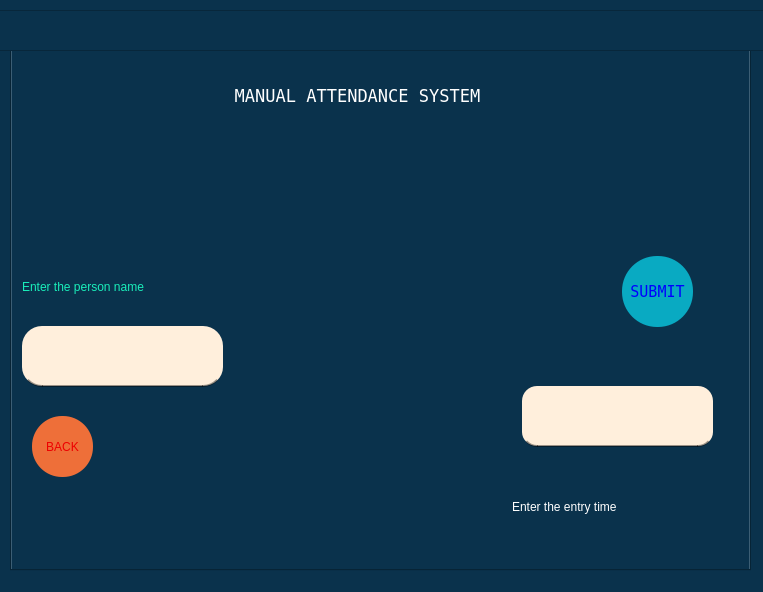
<?xml version="1.0" encoding="UTF-8"?>
<ui version="4.0">
 <class>MainWindow</class>
 <widget class="QMainWindow" name="MainWindow">
  <property name="geometry">
   <rect>
    <x>0</x>
    <y>0</y>
    <width>763</width>
    <height>592</height>
   </rect>
  </property>
  <property name="windowTitle">
   <string>MainWindow</string>
  </property>
  <property name="styleSheet">
   <string notr="true">background-color: rgb(10, 50, 76);</string>
  </property>
  <widget class="QWidget" name="centralwidget">
   <widget class="QTabWidget" name="tabWidget">
    <property name="geometry">
     <rect>
      <x>10</x>
      <y>10</y>
      <width>741</width>
      <height>561</height>
     </rect>
    </property>
    <property name="tabShape">
     <enum>QTabWidget::Rounded</enum>
    </property>
    <property name="currentIndex">
     <number>4</number>
    </property>
    <widget class="QWidget" name="tab">
     <attribute name="title">
      <string>Login</string>
     </attribute>
     <widget class="QLabel" name="label">
      <property name="geometry">
       <rect>
        <x>390</x>
        <y>30</y>
        <width>351</width>
        <height>421</height>
       </rect>
      </property>
      <property name="text">
       <string/>
      </property>
      <property name="pixmap">
       <pixmap>face-recognition-background-facial-concept-d-technology-136925229.webp</pixmap>
      </property>
      <property name="scaledContents">
       <bool>true</bool>
      </property>
     </widget>
     <widget class="QLabel" name="LOGININFO">
      <property name="geometry">
       <rect>
        <x>20</x>
        <y>110</y>
        <width>361</width>
        <height>51</height>
       </rect>
      </property>
      <property name="styleSheet">
       <string notr="true">color: rgb(2, 255, 200);
font: 11pt &quot;Terminal&quot;;
background-color: rgba(255, 255, 255, 0);</string>
      </property>
      <property name="text">
       <string/>
      </property>
      <property name="alignment">
       <set>Qt::AlignCenter</set>
      </property>
      <property name="wordWrap">
       <bool>true</bool>
      </property>
     </widget>
     <widget class="QLabel" name="label_3">
      <property name="geometry">
       <rect>
        <x>20</x>
        <y>170</y>
        <width>361</width>
        <height>61</height>
       </rect>
      </property>
      <property name="styleSheet">
       <string notr="true">color: rgb(2, 255, 200);
font: 11pt &quot;Terminal&quot;;
background-color: rgba(255, 255, 255, 0);</string>
      </property>
      <property name="text">
       <string>Enter the password</string>
      </property>
      <property name="alignment">
       <set>Qt::AlignCenter</set>
      </property>
      <property name="wordWrap">
       <bool>true</bool>
      </property>
     </widget>
     <widget class="QLineEdit" name="PASSWORD">
      <property name="geometry">
       <rect>
        <x>20</x>
        <y>220</y>
        <width>361</width>
        <height>61</height>
       </rect>
      </property>
      <property name="styleSheet">
       <string notr="true">QLineEdit#PASSWORD{
	background-color: rgb(10, 50, 76);
	border-radius:20px;
	border-bottom:2px solid rgba(0,0,0,100);
	padding:10px;
	font: 11pt &quot;Terminal&quot;;
	color: rgb(2, 255, 200);
}

QLineEdit#PASSWORD:hover{
	background-color: rgb(10, 60, 76);
	color: rgb(20, 255, 200);
}</string>
      </property>
      <property name="echoMode">
       <enum>QLineEdit::Password</enum>
      </property>
     </widget>
     <widget class="QPushButton" name="LOGINBUTTON">
      <property name="geometry">
       <rect>
        <x>20</x>
        <y>350</y>
        <width>161</width>
        <height>101</height>
       </rect>
      </property>
      <property name="styleSheet">
       <string notr="true">QPushButton#LOGINBUTTON{
	border-radius:20px;
	border-bottom:2px solid rgba(0,0,0,100);
	color: rgb(2, 255, 200);
	font: 11pt &quot;Terminal&quot;;
	padding:10px;
}

QPushButton#LOGINBUTTON:hover{
	color: rgb(2, 255, 200);
	background-color: rgb(10, 80, 76);
}</string>
      </property>
      <property name="text">
       <string>Login</string>
      </property>
     </widget>
     <widget class="QPushButton" name="CLOSEBUTTON">
      <property name="geometry">
       <rect>
        <x>220</x>
        <y>350</y>
        <width>161</width>
        <height>101</height>
       </rect>
      </property>
      <property name="mouseTracking">
       <bool>true</bool>
      </property>
      <property name="styleSheet">
       <string notr="true">QPushButton#CLOSEBUTTON{
	border-radius:20px;
	border-bottom:2px solid rgba(0,0,0,100);
	color: rgb(2, 255, 200);
	font: 11pt &quot;Terminal&quot;;
	padding:10px;
}

QPushButton#CLOSEBUTTON:hover{
	color: rgb(2, 255, 200);
	background-color: rgb(10, 80, 76);
}</string>
      </property>
      <property name="text">
       <string>Close</string>
      </property>
     </widget>
     <widget class="QLabel" name="label_2">
      <property name="geometry">
       <rect>
        <x>20</x>
        <y>20</y>
        <width>361</width>
        <height>61</height>
       </rect>
      </property>
      <property name="styleSheet">
       <string notr="true">color: rgb(2, 255, 200);
font: 11pt &quot;Terminal&quot;;
background-color: rgba(255, 255, 255, 0);</string>
      </property>
      <property name="text">
       <string>AI based real time employee recognition and attendance management Login System</string>
      </property>
      <property name="alignment">
       <set>Qt::AlignCenter</set>
      </property>
      <property name="wordWrap">
       <bool>true</bool>
      </property>
     </widget>
    </widget>
    <widget class="QWidget" name="tab_2">
     <attribute name="title">
      <string>Mainform</string>
     </attribute>
     <widget class="QLabel" name="label_4">
      <property name="geometry">
       <rect>
        <x>350</x>
        <y>30</y>
        <width>381</width>
        <height>471</height>
       </rect>
      </property>
      <property name="text">
       <string/>
      </property>
      <property name="pixmap">
       <pixmap>biometric-person-identification-facial-recognition-concept-futuristic-low-polygonal-human-face-vector (1).jpg</pixmap>
      </property>
      <property name="scaledContents">
       <bool>true</bool>
      </property>
      <property name="alignment">
       <set>Qt::AlignCenter</set>
      </property>
     </widget>
     <widget class="QPushButton" name="TRAINLINK1">
      <property name="geometry">
       <rect>
        <x>30</x>
        <y>40</y>
        <width>311</width>
        <height>91</height>
       </rect>
      </property>
      <property name="styleSheet">
       <string notr="true">QPushButton#TRAINLINK1{
	border-radius:20px;
	border-bottom:2px solid rgba(0,0,0,100);
	color: rgb(2, 255, 200);
	font: 11pt &quot;Terminal&quot;;
	padding:10px;
}

QPushButton#TRAINLINK1:hover{
	color: rgb(2, 255, 200);
	background-color: rgb(10, 80, 76);
}</string>
      </property>
      <property name="text">
       <string>TRAIN USER   🔒</string>
      </property>
     </widget>
     <widget class="QPushButton" name="REPORTSLINK1">
      <property name="geometry">
       <rect>
        <x>30</x>
        <y>280</y>
        <width>311</width>
        <height>91</height>
       </rect>
      </property>
      <property name="styleSheet">
       <string notr="true">QPushButton#REPORTSLINK1{
	border-radius:20px;
	border-bottom:2px solid rgba(0,0,0,100);
	color: rgb(2, 255, 200);
	font: 11pt &quot;Terminal&quot;;
	padding:10px;
}

QPushButton#REPORTSLINK1:hover{
	color: rgb(2, 255, 200);
	background-color: rgb(10, 80, 76);
}</string>
      </property>
      <property name="text">
       <string>REPORTS</string>
      </property>
     </widget>
     <widget class="QPushButton" name="ATTLINK1">
      <property name="geometry">
       <rect>
        <x>30</x>
        <y>160</y>
        <width>311</width>
        <height>91</height>
       </rect>
      </property>
      <property name="styleSheet">
       <string notr="true">QPushButton#ATTLINK1{
	border-radius:20px;
	border-bottom:2px solid rgba(0,0,0,100);
	color: rgb(2, 255, 200);
	font: 11pt &quot;Terminal&quot;;
	padding:10px;
}

QPushButton#ATTLINK1:hover{
	color: rgb(2, 255, 200);
	background-color: rgb(10, 80, 76);
}</string>
      </property>
      <property name="text">
       <string>ATTENDANCE ENTRY</string>
      </property>
     </widget>
     <widget class="QPushButton" name="LOGOUTBUTTON">
      <property name="geometry">
       <rect>
        <x>30</x>
        <y>410</y>
        <width>311</width>
        <height>91</height>
       </rect>
      </property>
      <property name="styleSheet">
       <string notr="true">QPushButton#LOGOUTBUTTON{
	border-radius:20px;
	border-bottom:2px solid rgba(0,0,0,100);
	color: rgb(2, 255, 200);
	font: 11pt &quot;Terminal&quot;;
	padding:10px;
}

QPushButton#LOGOUTBUTTON:hover{
	color: rgb(2, 255, 200);
	background-color: rgb(10, 80, 76);
}</string>
      </property>
      <property name="text">
       <string>LOGOUT</string>
      </property>
     </widget>
    </widget>
    <widget class="QWidget" name="tab_6">
     <attribute name="title">
      <string>Page</string>
     </attribute>
     <widget class="QPushButton" name="CLOSEBUTTON_2">
      <property name="enabled">
       <bool>true</bool>
      </property>
      <property name="geometry">
       <rect>
        <x>590</x>
        <y>400</y>
        <width>131</width>
        <height>91</height>
       </rect>
      </property>
      <property name="font">
       <font>
        <family>Terminal</family>
        <pointsize>11</pointsize>
        <weight>50</weight>
        <italic>false</italic>
        <bold>false</bold>
       </font>
      </property>
      <property name="mouseTracking">
       <bool>true</bool>
      </property>
      <property name="tabletTracking">
       <bool>true</bool>
      </property>
      <property name="styleSheet">
       <string notr="true">QPushButton#CLOSEBUTTON_2{
	font: 75 8pt &quot;MS Sans Serif&quot;;
	border-radius:10px;
	border-bottom:2px solid rgba(0,0,0,100);
	color: rgb(255, 255, 255);
	font: 11pt &quot;Terminal&quot;;
	padding:10px;
}

QPushButton#CLOSEBUTTON_2:hover{
	color: rgb(170, 170, 170);
	background-color: rgb(10, 75, 128);
}</string>
      </property>
      <property name="text">
       <string>Go Back</string>
      </property>
      <property name="default">
       <bool>false</bool>
      </property>
     </widget>
     <widget class="QPushButton" name="LOGINBUTTON_2">
      <property name="geometry">
       <rect>
        <x>430</x>
        <y>400</y>
        <width>131</width>
        <height>91</height>
       </rect>
      </property>
      <property name="font">
       <font>
        <family>Terminal</family>
        <pointsize>11</pointsize>
        <weight>50</weight>
        <italic>false</italic>
        <bold>false</bold>
       </font>
      </property>
      <property name="cursor">
       <cursorShape>ArrowCursor</cursorShape>
      </property>
      <property name="autoFillBackground">
       <bool>false</bool>
      </property>
      <property name="styleSheet">
       <string notr="true">QPushButton#LOGINBUTTON_2{
	font: 75 8pt &quot;MS Sans Serif&quot;;
	border-radius:10px;
	border-bottom:2px solid rgba(0,0,0,100);
	color: rgb(255, 255, 255);
	font: 11pt &quot;Terminal&quot;;
	padding:10px;
}

QPushButton#LOGINBUTTON_2:hover{
	color: rgb(255, 253, 46);
	background-color: rgb(10, 75, 128);
}</string>
      </property>
      <property name="text">
       <string>Enter</string>
      </property>
     </widget>
     <widget class="QLabel" name="label_16">
      <property name="geometry">
       <rect>
        <x>-80</x>
        <y>20</y>
        <width>821</width>
        <height>511</height>
       </rect>
      </property>
      <property name="frameShape">
       <enum>QFrame::WinPanel</enum>
      </property>
      <property name="frameShadow">
       <enum>QFrame::Plain</enum>
      </property>
      <property name="lineWidth">
       <number>1</number>
      </property>
      <property name="text">
       <string/>
      </property>
      <property name="pixmap">
       <pixmap>88060Learn-Facial-Recognition-scaled.jpg</pixmap>
      </property>
      <property name="scaledContents">
       <bool>true</bool>
      </property>
      <property name="alignment">
       <set>Qt::AlignCenter</set>
      </property>
     </widget>
     <widget class="QLineEdit" name="PASSWORD_2">
      <property name="geometry">
       <rect>
        <x>430</x>
        <y>320</y>
        <width>291</width>
        <height>61</height>
       </rect>
      </property>
      <property name="styleSheet">
       <string notr="true">QLineEdit#PASSWORD_2{
	background-color: rgb(9, 49, 74);
	border-radius:5px;
	border-bottom:2px solid rgba(0,0,0,100);
	padding:10px;
	font: 11pt &quot;Terminal&quot;;
	color: rgb(2, 255, 200);
}

QLineEdit#PASSWORD_2:hover{
	background-color: rgb(10, 75, 128);
	color: rgb(170, 170, 170);
}</string>
      </property>
      <property name="echoMode">
       <enum>QLineEdit::Password</enum>
      </property>
     </widget>
     <widget class="QLabel" name="label_17">
      <property name="geometry">
       <rect>
        <x>490</x>
        <y>30</y>
        <width>201</width>
        <height>20</height>
       </rect>
      </property>
      <property name="styleSheet">
       <string notr="true">color: rgb(255, 255, 255);
font: 11pt &quot;Terminal&quot;;
background-color: rgba(255, 255, 255, 0);</string>
      </property>
      <property name="text">
       <string>REGISTER USER LOGIN</string>
      </property>
      <property name="alignment">
       <set>Qt::AlignCenter</set>
      </property>
      <property name="wordWrap">
       <bool>true</bool>
      </property>
     </widget>
     <widget class="QLabel" name="label_18">
      <property name="geometry">
       <rect>
        <x>470</x>
        <y>280</y>
        <width>221</width>
        <height>41</height>
       </rect>
      </property>
      <property name="styleSheet">
       <string notr="true">color: rgb(255, 255, 255);
font: 11pt &quot;Terminal&quot;;
background-color: rgba(255, 255, 255, 0);</string>
      </property>
      <property name="text">
       <string>Enter the password</string>
      </property>
      <property name="alignment">
       <set>Qt::AlignCenter</set>
      </property>
      <property name="wordWrap">
       <bool>true</bool>
      </property>
     </widget>
     <widget class="QLabel" name="LOGININFO_2">
      <property name="geometry">
       <rect>
        <x>430</x>
        <y>140</y>
        <width>211</width>
        <height>41</height>
       </rect>
      </property>
      <property name="font">
       <font>
        <family>Terminal</family>
        <pointsize>100</pointsize>
        <weight>50</weight>
        <italic>false</italic>
        <bold>false</bold>
       </font>
      </property>
      <property name="cursor">
       <cursorShape>ArrowCursor</cursorShape>
      </property>
      <property name="styleSheet">
       <string notr="true">color: rgb(195, 0, 0);
font: 100pt &quot;Terminal&quot;;
background-color: rgba(255, 255, 255, 0);</string>
      </property>
      <property name="text">
       <string/>
      </property>
      <property name="alignment">
       <set>Qt::AlignCenter</set>
      </property>
      <property name="wordWrap">
       <bool>true</bool>
      </property>
     </widget>
     <zorder>label_16</zorder>
     <zorder>CLOSEBUTTON_2</zorder>
     <zorder>LOGINBUTTON_2</zorder>
     <zorder>PASSWORD_2</zorder>
     <zorder>label_17</zorder>
     <zorder>label_18</zorder>
     <zorder>LOGININFO_2</zorder>
    </widget>
    <widget class="QWidget" name="tab_5">
     <attribute name="title">
      <string>Training</string>
     </attribute>
     <widget class="QLabel" name="label_5">
      <property name="geometry">
       <rect>
        <x>340</x>
        <y>0</y>
        <width>401</width>
        <height>481</height>
       </rect>
      </property>
      <property name="text">
       <string/>
      </property>
      <property name="pixmap">
       <pixmap>88060Learn-Facial-Recognition-scaled.jpg</pixmap>
      </property>
      <property name="scaledContents">
       <bool>true</bool>
      </property>
      <property name="alignment">
       <set>Qt::AlignCenter</set>
      </property>
     </widget>
     <widget class="QLabel" name="label_6">
      <property name="geometry">
       <rect>
        <x>0</x>
        <y>20</y>
        <width>361</width>
        <height>61</height>
       </rect>
      </property>
      <property name="styleSheet">
       <string notr="true">color: rgb(2, 255, 200);
font: 11pt &quot;Terminal&quot;;
background-color: rgba(255, 255, 255, 0);</string>
      </property>
      <property name="text">
       <string>TRAINING PROCESS</string>
      </property>
      <property name="alignment">
       <set>Qt::AlignCenter</set>
      </property>
      <property name="wordWrap">
       <bool>true</bool>
      </property>
     </widget>
     <widget class="QLineEdit" name="traineeName">
      <property name="geometry">
       <rect>
        <x>10</x>
        <y>130</y>
        <width>311</width>
        <height>61</height>
       </rect>
      </property>
      <property name="styleSheet">
       <string notr="true">QLineEdit#traineeName{
	background-color: rgb(10, 50, 76);
	border-radius:20px;
	border-bottom:2px solid rgba(0,0,0,100);
	padding:10px;
	font: 11pt &quot;Terminal&quot;;
	color: rgb(2, 255, 200);
}

QLineEdit#traineeName:hover{
	background-color: rgb(10, 60, 76);
	color: rgb(20, 255, 200);
}</string>
      </property>
      <property name="echoMode">
       <enum>QLineEdit::Normal</enum>
      </property>
     </widget>
     <widget class="QLabel" name="label_7">
      <property name="geometry">
       <rect>
        <x>20</x>
        <y>80</y>
        <width>361</width>
        <height>61</height>
       </rect>
      </property>
      <property name="styleSheet">
       <string notr="true">color: rgb(2, 255, 200);
font: 11pt &quot;Terminal&quot;;
background-color: rgba(255, 255, 255, 0);</string>
      </property>
      <property name="text">
       <string>Enter the person name</string>
      </property>
      <property name="wordWrap">
       <bool>true</bool>
      </property>
     </widget>
     <widget class="QLabel" name="label_8">
      <property name="geometry">
       <rect>
        <x>10</x>
        <y>220</y>
        <width>361</width>
        <height>61</height>
       </rect>
      </property>
      <property name="styleSheet">
       <string notr="true">color: rgb(2, 255, 200);
font: 11pt &quot;Terminal&quot;;
background-color: rgba(255, 255, 255, 0);</string>
      </property>
      <property name="text">
       <string>Training capture counts</string>
      </property>
      <property name="wordWrap">
       <bool>true</bool>
      </property>
     </widget>
     <widget class="QLineEdit" name="trainingCount">
      <property name="geometry">
       <rect>
        <x>10</x>
        <y>270</y>
        <width>311</width>
        <height>61</height>
       </rect>
      </property>
      <property name="styleSheet">
       <string notr="true">QLineEdit#trainingCount{
	background-color: rgb(10, 50, 76);
	border-radius:20px;
	border-bottom:2px solid rgba(0,0,0,100);
	padding:10px;
	font: 11pt &quot;Terminal&quot;;
	color: rgb(2, 255, 200);
}

QLineEdit#trainingCount:hover{
	background-color: rgb(10, 60, 76);
	color: rgb(20, 255, 200);
}</string>
      </property>
      <property name="text">
       <string>100</string>
      </property>
      <property name="echoMode">
       <enum>QLineEdit::Normal</enum>
      </property>
     </widget>
     <widget class="QPushButton" name="TRAININGBUTTON">
      <property name="geometry">
       <rect>
        <x>10</x>
        <y>390</y>
        <width>131</width>
        <height>101</height>
       </rect>
      </property>
      <property name="styleSheet">
       <string notr="true">QPushButton#TRAININGBUTTON{
	border-radius:20px;
	border-bottom:2px solid rgba(0,0,0,100);
	color: rgb(2, 255, 200);
	font: 11pt &quot;Terminal&quot;;
	padding:10px;
}

QPushButton#TRAININGBUTTON:hover{
	color: rgb(2, 255, 200);
	background-color: rgb(10, 80, 76);
}</string>
      </property>
      <property name="text">
       <string>TRAIN</string>
      </property>
     </widget>
     <widget class="QPushButton" name="TRAININGBACKBUTTON">
      <property name="geometry">
       <rect>
        <x>180</x>
        <y>390</y>
        <width>131</width>
        <height>101</height>
       </rect>
      </property>
      <property name="whatsThis">
       <string>Turn Off Alarm</string>
      </property>
      <property name="styleSheet">
       <string notr="true">QPushButton#TRAININGBACKBUTTON{
	border-radius:20px;
	border-bottom:2px solid rgba(0,0,0,100);
	color: rgb(2, 255, 200);
	font: 11pt &quot;Terminal&quot;;
	padding:10px;
}

QPushButton#TRAININGBACKBUTTON:hover{
	color: rgb(2, 255, 200);
	background-color: rgb(10, 80, 76);
}</string>
      </property>
      <property name="text">
       <string>GO BACK</string>
      </property>
     </widget>
     <widget class="QPushButton" name="pushButton">
      <property name="geometry">
       <rect>
        <x>30</x>
        <y>30</y>
        <width>41</width>
        <height>41</height>
       </rect>
      </property>
      <property name="mouseTracking">
       <bool>true</bool>
      </property>
      <property name="toolTip">
       <string>Alarm Off</string>
      </property>
      <property name="statusTip">
       <string/>
      </property>
      <property name="whatsThis">
       <string/>
      </property>
      <property name="accessibleName">
       <string/>
      </property>
      <property name="accessibleDescription">
       <string/>
      </property>
      <property name="autoFillBackground">
       <bool>false</bool>
      </property>
      <property name="styleSheet">
       <string notr="true">QPushButton#pushButton{
	border-radius:20px;
	border-bottom:2px solid rgba(0,0,0,100);
	color: rgb(255, 255, 0);
	font: 10pt &quot;Terminal&quot;;
	padding:10px;
}

QPushButton#pushButton:hover{
	color: rgb(255, 255, 20);
	background-color: rgb(255, 0, 76);

}</string>
      </property>
      <property name="text">
       <string>🔕</string>
      </property>
      <property name="checkable">
       <bool>false</bool>
      </property>
      <property name="default">
       <bool>false</bool>
      </property>
      <property name="flat">
       <bool>false</bool>
      </property>
     </widget>
     <widget class="QPushButton" name="pushButton_2">
      <property name="geometry">
       <rect>
        <x>280</x>
        <y>30</y>
        <width>41</width>
        <height>41</height>
       </rect>
      </property>
      <property name="mouseTracking">
       <bool>true</bool>
      </property>
      <property name="toolTip">
       <string>Manual Attendance</string>
      </property>
      <property name="autoFillBackground">
       <bool>false</bool>
      </property>
      <property name="styleSheet">
       <string notr="true">QPushButton#pushButton_2{
	color: rgb(102, 0, 204);
	border-radius:20px;
	border-bottom:2px solid rgba(0,0,0,100);
	color: rgb(255rgb(183, 0, 255)rgb(170, 0, 255), 255, 0);
	color: rgb(225, 115, 0);
	font: 10pt &quot;Terminal&quot;;
	padding:10px;
}

QPushButton#pushButton_2:hover{
	color: rgb(34, 255, 20);
	background-color: rgb(0, 145, 255);
}</string>
      </property>
      <property name="text">
       <string>📝</string>
      </property>
      <property name="default">
       <bool>false</bool>
      </property>
      <property name="flat">
       <bool>false</bool>
      </property>
     </widget>
    </widget>
    <widget class="QWidget" name="tab_7">
     <attribute name="title">
      <string>Page</string>
     </attribute>
     <widget class="QLabel" name="label_19">
      <property name="geometry">
       <rect>
        <x>-50</x>
        <y>50</y>
        <width>791</width>
        <height>461</height>
       </rect>
      </property>
      <property name="font">
       <font>
        <family>Times New Roman</family>
        <pointsize>16</pointsize>
        <weight>75</weight>
        <bold>true</bold>
       </font>
      </property>
      <property name="cursor">
       <cursorShape>ArrowCursor</cursorShape>
      </property>
      <property name="focusPolicy">
       <enum>Qt::NoFocus</enum>
      </property>
      <property name="autoFillBackground">
       <bool>true</bool>
      </property>
      <property name="frameShape">
       <enum>QFrame::NoFrame</enum>
      </property>
      <property name="text">
       <string/>
      </property>
      <property name="pixmap">
       <pixmap>Attendance-Management-Manual-vs-Automation-Making-the-Right-Choice.webp</pixmap>
      </property>
      <property name="scaledContents">
       <bool>true</bool>
      </property>
      <property name="alignment">
       <set>Qt::AlignCenter</set>
      </property>
     </widget>
     <widget class="QLineEdit" name="PASSWORD_3">
      <property name="geometry">
       <rect>
        <x>10</x>
        <y>290</y>
        <width>201</width>
        <height>61</height>
       </rect>
      </property>
      <property name="mouseTracking">
       <bool>false</bool>
      </property>
      <property name="styleSheet">
       <string notr="true">QLineEdit#PASSWORD_3{
	background-color: rgb(255, 239, 220);
	border-radius:20px;
	border-bottom:2px solid rgba(0,0,0,100);
	padding:10px;
	font: 11pt &quot;Terminal&quot;;
	color: rgb(0, 0, 255);
}

QLineEdit#PASSWORD_3:hover{
	background-color: rgb(255, 225, 195);
	color: rgb(0, 0, 255);
}</string>
      </property>
      <property name="text">
       <string/>
      </property>
      <property name="frame">
       <bool>true</bool>
      </property>
      <property name="echoMode">
       <enum>QLineEdit::Normal</enum>
      </property>
     </widget>
     <widget class="QPushButton" name="TRAININGBACKBUTTON_2">
      <property name="geometry">
       <rect>
        <x>20</x>
        <y>380</y>
        <width>61</width>
        <height>61</height>
       </rect>
      </property>
      <property name="whatsThis">
       <string/>
      </property>
      <property name="styleSheet">
       <string notr="true">QPushButton#TRAININGBACKBUTTON_2{
	color: rgb(255, 76, 53);
	background-color: rgb(238, 111, 57);
	border-radius:30px;
	

	color: rgb(237, 0, 0);
	font: 11pt &quot;Terminal&quot;;
	padding:10px;
}

QPushButton#TRAININGBACKBUTTON_2:hover{
	color: rgb(255, 251, 251);
	background-color: rgb(255, 145, 81);
}</string>
      </property>
      <property name="text">
       <string>BACK</string>
      </property>
     </widget>
     <widget class="QLabel" name="label_20">
      <property name="geometry">
       <rect>
        <x>10</x>
        <y>220</y>
        <width>231</width>
        <height>61</height>
       </rect>
      </property>
      <property name="styleSheet">
       <string notr="true">
color: rgb(25, 238, 186);
font: 13pt &quot;Terminal&quot;;
background-color: rgba(255, 255, 255, 0);</string>
      </property>
      <property name="text">
       <string>Enter the person name</string>
      </property>
      <property name="wordWrap">
       <bool>true</bool>
      </property>
     </widget>
     <widget class="QLineEdit" name="PASSWORD_4">
      <property name="geometry">
       <rect>
        <x>510</x>
        <y>350</y>
        <width>191</width>
        <height>61</height>
       </rect>
      </property>
      <property name="styleSheet">
       <string notr="true">QLineEdit#PASSWORD_4{
	background-color: rgb(255, 239, 220);
	border-radius:15px;
	border-bottom:2px solid rgba(0,0,0,100);
	padding:10px;
	font: 11pt &quot;Terminal&quot;;
	color: rgb(13, 146, 122);
}

QLineEdit#PASSWORD_4:hover{
	background-color: rgb(255, 225, 195);
	color: rgb(13, 146, 122);
}</string>
      </property>
      <property name="frame">
       <bool>true</bool>
      </property>
      <property name="echoMode">
       <enum>QLineEdit::Normal</enum>
      </property>
     </widget>
     <widget class="QLabel" name="label_21">
      <property name="geometry">
       <rect>
        <x>500</x>
        <y>440</y>
        <width>231</width>
        <height>61</height>
       </rect>
      </property>
      <property name="styleSheet">
       <string notr="true">
color: rgb(255, 255, 255);
font: 13pt &quot;Terminal&quot;;
background-color: rgba(255, 255, 255, 0);</string>
      </property>
      <property name="text">
       <string>Enter the entry time</string>
      </property>
      <property name="wordWrap">
       <bool>true</bool>
      </property>
     </widget>
     <widget class="QPushButton" name="TRAININGBACKBUTTON_3">
      <property name="geometry">
       <rect>
        <x>610</x>
        <y>220</y>
        <width>71</width>
        <height>71</height>
       </rect>
      </property>
      <property name="font">
       <font>
        <family>Terminal</family>
        <pointsize>11</pointsize>
        <weight>50</weight>
        <italic>false</italic>
        <bold>false</bold>
       </font>
      </property>
      <property name="cursor">
       <cursorShape>ArrowCursor</cursorShape>
      </property>
      <property name="whatsThis">
       <string/>
      </property>
      <property name="styleSheet">
       <string notr="true">QPushButton#TRAININGBACKBUTTON_3{
	
	color: rgb(0,0,255);


	background-color: rgb(9, 170, 194);
	border-radius:35px;
	


	font: 11pt &quot;Terminal&quot;;
	padding:1px;
}

QPushButton#TRAININGBACKBUTTON_3:hover{
	color: rgb(21, 181, 144);
	background-color: rgb(35, 100, 203);
}</string>
      </property>
      <property name="text">
       <string>SUBMIT</string>
      </property>
     </widget>
     <widget class="QLabel" name="label_22">
      <property name="geometry">
       <rect>
        <x>60</x>
        <y>40</y>
        <width>571</width>
        <height>31</height>
       </rect>
      </property>
      <property name="font">
       <font>
        <family>Terminal</family>
        <pointsize>13</pointsize>
        <weight>50</weight>
        <italic>false</italic>
        <bold>false</bold>
       </font>
      </property>
      <property name="mouseTracking">
       <bool>false</bool>
      </property>
      <property name="styleSheet">
       <string notr="true">
color: rgb(255, 255, 255);
font: 13pt &quot;Terminal&quot;;
background-color: rgba(255, 255, 255, 0);</string>
      </property>
      <property name="frameShape">
       <enum>QFrame::NoFrame</enum>
      </property>
      <property name="frameShadow">
       <enum>QFrame::Plain</enum>
      </property>
      <property name="lineWidth">
       <number>1</number>
      </property>
      <property name="midLineWidth">
       <number>0</number>
      </property>
      <property name="text">
       <string>MANUAL ATTENDANCE SYSTEM</string>
      </property>
      <property name="textFormat">
       <enum>Qt::RichText</enum>
      </property>
      <property name="scaledContents">
       <bool>true</bool>
      </property>
      <property name="alignment">
       <set>Qt::AlignBottom|Qt::AlignHCenter</set>
      </property>
      <property name="wordWrap">
       <bool>false</bool>
      </property>
      <property name="indent">
       <number>-1</number>
      </property>
     </widget>
    </widget>
    <widget class="QWidget" name="tab_3">
     <attribute name="title">
      <string>Face Recognition</string>
     </attribute>
     <widget class="QLabel" name="label_9">
      <property name="geometry">
       <rect>
        <x>370</x>
        <y>80</y>
        <width>371</width>
        <height>411</height>
       </rect>
      </property>
      <property name="text">
       <string/>
      </property>
      <property name="pixmap">
       <pixmap>../face.jpg</pixmap>
      </property>
      <property name="scaledContents">
       <bool>true</bool>
      </property>
      <property name="alignment">
       <set>Qt::AlignCenter</set>
      </property>
     </widget>
     <widget class="QLabel" name="label_10">
      <property name="geometry">
       <rect>
        <x>10</x>
        <y>20</y>
        <width>361</width>
        <height>61</height>
       </rect>
      </property>
      <property name="styleSheet">
       <string notr="true">color: rgb(2, 255, 200);
font: 11pt &quot;Terminal&quot;;
background-color: rgba(255, 255, 255, 0);</string>
      </property>
      <property name="text">
       <string>ATTENDANCE ENTRY</string>
      </property>
      <property name="alignment">
       <set>Qt::AlignCenter</set>
      </property>
      <property name="wordWrap">
       <bool>true</bool>
      </property>
     </widget>
     <widget class="QPushButton" name="RECORD">
      <property name="geometry">
       <rect>
        <x>30</x>
        <y>100</y>
        <width>321</width>
        <height>101</height>
       </rect>
      </property>
      <property name="styleSheet">
       <string notr="true">QPushButton#RECORD{
	border-radius:20px;
	border-bottom:2px solid rgba(0,0,0,100);
	color: rgb(2, 255, 200);
	font: 11pt &quot;Terminal&quot;;
	padding:10px;
}

QPushButton#RECORD:hover{
	color: rgb(2, 255, 200);
	background-color: rgb(10, 80, 76);
}</string>
      </property>
      <property name="text">
       <string>RECORD ATTENDANCE</string>
      </property>
     </widget>
     <widget class="QLabel" name="label_11">
      <property name="geometry">
       <rect>
        <x>20</x>
        <y>220</y>
        <width>361</width>
        <height>61</height>
       </rect>
      </property>
      <property name="styleSheet">
       <string notr="true">color: rgb(2, 255, 200);
font: 11pt &quot;Terminal&quot;;
background-color: rgba(255, 255, 255, 0);</string>
      </property>
      <property name="text">
       <string>Current Status</string>
      </property>
      <property name="wordWrap">
       <bool>true</bool>
      </property>
     </widget>
     <widget class="QLabel" name="currentprocess">
      <property name="geometry">
       <rect>
        <x>20</x>
        <y>260</y>
        <width>361</width>
        <height>61</height>
       </rect>
      </property>
      <property name="styleSheet">
       <string notr="true">color: rgb(2, 255, 200);
font: 11pt &quot;Terminal&quot;;
background-color: rgba(255, 255, 255, 0);</string>
      </property>
      <property name="text">
       <string>Waiting...</string>
      </property>
      <property name="wordWrap">
       <bool>true</bool>
      </property>
     </widget>
     <widget class="QPushButton" name="ATTENDANCEBACK">
      <property name="geometry">
       <rect>
        <x>70</x>
        <y>330</y>
        <width>241</width>
        <height>91</height>
       </rect>
      </property>
      <property name="styleSheet">
       <string notr="true">QPushButton#ATTENDANCEBACK{
	border-radius:20px;
	border-bottom:2px solid rgba(0,0,0,100);
	color: rgb(2, 255, 200);
	font: 11pt &quot;Terminal&quot;;
	padding:10px;
}

QPushButton#ATTENDANCEBACK:hover{
	color: rgb(2, 255, 200);
	background-color: rgb(10, 80, 76);
}</string>
      </property>
      <property name="text">
       <string>GO BACK</string>
      </property>
     </widget>
     <widget class="QLabel" name="currentprocess_2">
      <property name="geometry">
       <rect>
        <x>360</x>
        <y>20</y>
        <width>361</width>
        <height>61</height>
       </rect>
      </property>
      <property name="styleSheet">
       <string notr="true">color: rgb(2, 255, 200);
font: 6pt &quot;Terminal&quot;;
background-color: rgba(255, 255, 255, 0);</string>
      </property>
      <property name="text">
       <string>Please show your face to record the attendance. If you have already trained the system with your face, it will automatically record the attendance for you.</string>
      </property>
      <property name="wordWrap">
       <bool>true</bool>
      </property>
     </widget>
     <widget class="QLabel" name="label_15">
      <property name="geometry">
       <rect>
        <x>360</x>
        <y>80</y>
        <width>381</width>
        <height>401</height>
       </rect>
      </property>
      <property name="text">
       <string/>
      </property>
      <property name="pixmap">
       <pixmap>Face-recognition-biometrics-329392.webp</pixmap>
      </property>
      <property name="scaledContents">
       <bool>true</bool>
      </property>
     </widget>
    </widget>
    <widget class="QWidget" name="tab_4">
     <attribute name="title">
      <string>Reports</string>
     </attribute>
     <widget class="QLabel" name="label_13">
      <property name="geometry">
       <rect>
        <x>330</x>
        <y>20</y>
        <width>361</width>
        <height>61</height>
       </rect>
      </property>
      <property name="styleSheet">
       <string notr="true">color: rgb(2, 255, 200);
font: 11pt &quot;Terminal&quot;;
background-color: rgba(255, 255, 255, 0);</string>
      </property>
      <property name="text">
       <string>ATTENDANCE REPORTS</string>
      </property>
      <property name="alignment">
       <set>Qt::AlignCenter</set>
      </property>
      <property name="wordWrap">
       <bool>true</bool>
      </property>
     </widget>
     <widget class="QLabel" name="label_14">
      <property name="geometry">
       <rect>
        <x>290</x>
        <y>80</y>
        <width>361</width>
        <height>61</height>
       </rect>
      </property>
      <property name="styleSheet">
       <string notr="true">color: rgb(2, 255, 200);
font: 10pt &quot;Terminal&quot;;
background-color: rgba(255, 255, 255, 0);</string>
      </property>
      <property name="text">
       <string>Select Date</string>
      </property>
      <property name="wordWrap">
       <bool>true</bool>
      </property>
     </widget>
     <widget class="QDateEdit" name="dateEdit">
      <property name="geometry">
       <rect>
        <x>450</x>
        <y>90</y>
        <width>181</width>
        <height>31</height>
       </rect>
      </property>
     </widget>
     <widget class="QTableWidget" name="REPORTS">
      <property name="geometry">
       <rect>
        <x>70</x>
        <y>180</y>
        <width>571</width>
        <height>221</height>
       </rect>
      </property>
      <property name="styleSheet">
       <string notr="true">background-color: rgb(2, 255, 200);</string>
      </property>
     </widget>
     <widget class="QPushButton" name="REPORTSBACK">
      <property name="geometry">
       <rect>
        <x>450</x>
        <y>420</y>
        <width>261</width>
        <height>71</height>
       </rect>
      </property>
      <property name="styleSheet">
       <string notr="true">QPushButton#REPORTSBACK{
	border-radius:20px;
	border-bottom:2px solid rgba(0,0,0,100);
	color: rgb(2, 255, 200);
	font: 11pt &quot;Terminal&quot;;
	padding:10px;
}

QPushButton#REPORTSBACK:hover{
	color: rgb(2, 255, 200);
	background-color: rgb(10, 80, 76);
}</string>
      </property>
      <property name="text">
       <string>GO BACK</string>
      </property>
     </widget>
     <widget class="QLabel" name="label_12">
      <property name="enabled">
       <bool>true</bool>
      </property>
      <property name="geometry">
       <rect>
        <x>70</x>
        <y>30</y>
        <width>211</width>
        <height>141</height>
       </rect>
      </property>
      <property name="autoFillBackground">
       <bool>false</bool>
      </property>
      <property name="frameShape">
       <enum>QFrame::NoFrame</enum>
      </property>
      <property name="frameShadow">
       <enum>QFrame::Plain</enum>
      </property>
      <property name="text">
       <string/>
      </property>
      <property name="pixmap">
       <pixmap>Telpo-TPS980-face-recognition-machine.jpg</pixmap>
      </property>
      <property name="scaledContents">
       <bool>true</bool>
      </property>
      <property name="wordWrap">
       <bool>false</bool>
      </property>
     </widget>
    </widget>
   </widget>
   <widget class="QFrame" name="frame">
    <property name="geometry">
     <rect>
      <x>-1</x>
      <y>10</y>
      <width>771</width>
      <height>41</height>
     </rect>
    </property>
    <property name="frameShape">
     <enum>QFrame::StyledPanel</enum>
    </property>
    <property name="frameShadow">
     <enum>QFrame::Raised</enum>
    </property>
   </widget>
  </widget>
 </widget>
 <resources/>
 <connections/>
</ui>
